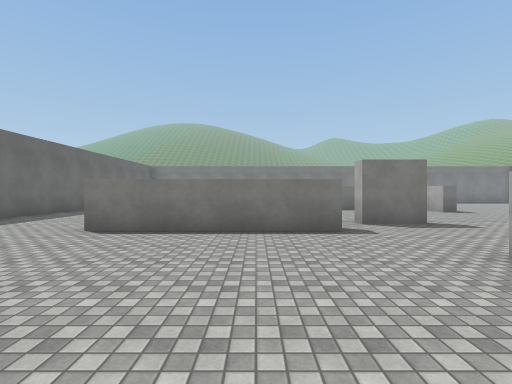
view 1 (above)

20 first-person views from a walk through a Unity game level. The camera is 1.5 m above the floor, looks level and sees 85° across. The floor is counted in squares, 2 m on a side. Each view is taken from the middle of a square. On the plan, view 1 faces up. The plan holds only what a view shows up to about 10 squares ahead; the rest is blank. The place goes on beyond the plan. The player is left out. Some animated figures are not drawn. Surface patterns are stand-ins for the level's own textures.

view 2
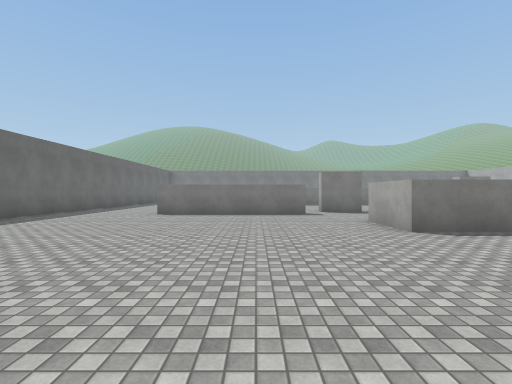

view 3
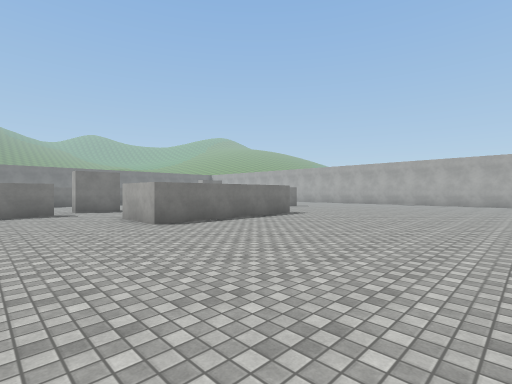

view 4
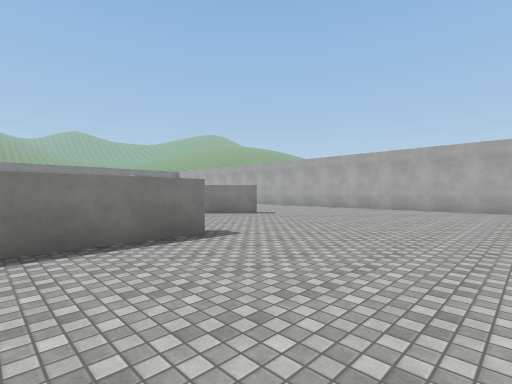

view 5
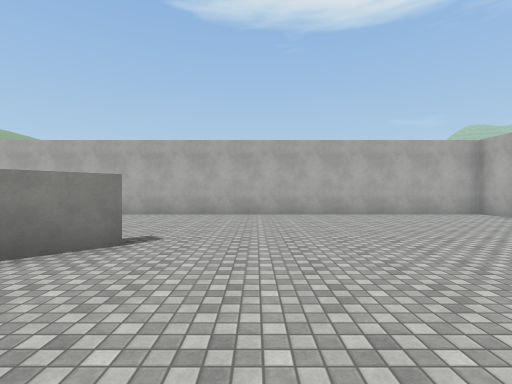

view 6
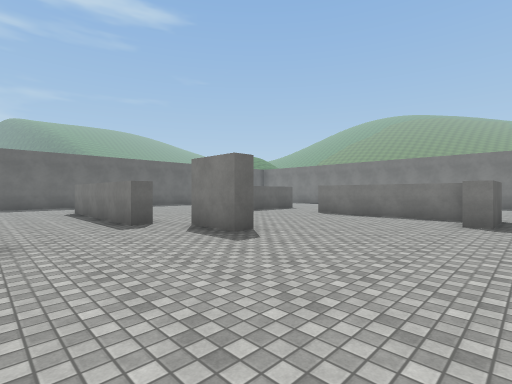

view 7
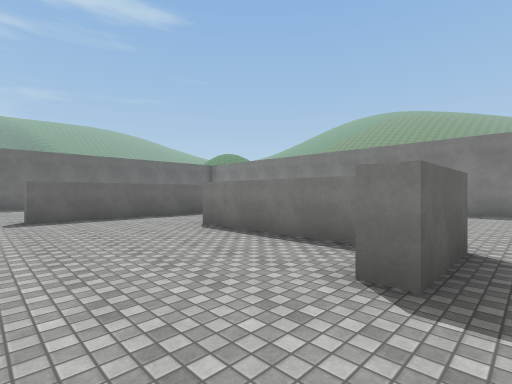

view 8
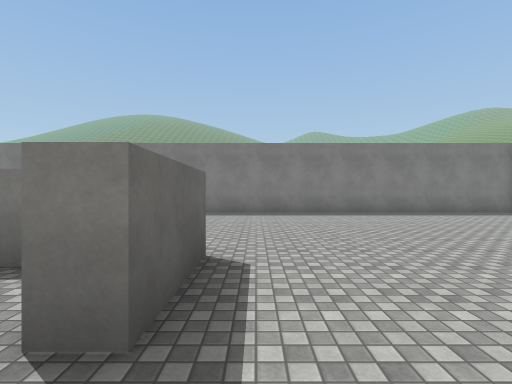

view 9
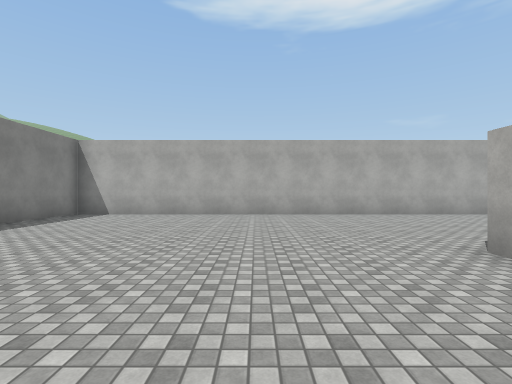

view 10
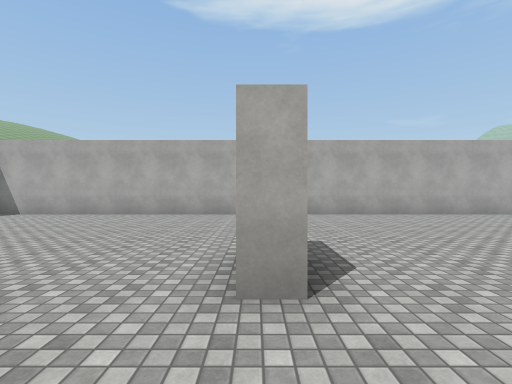

view 11
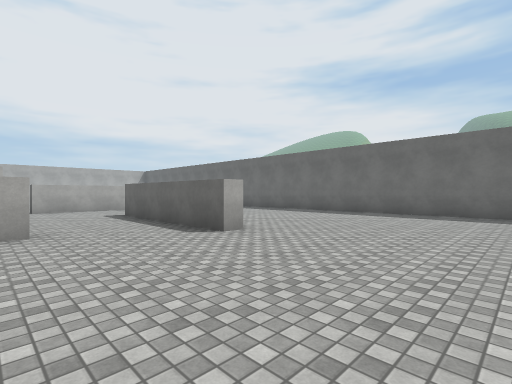

view 12
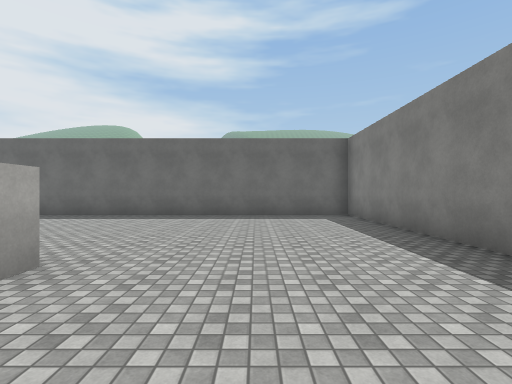

view 13
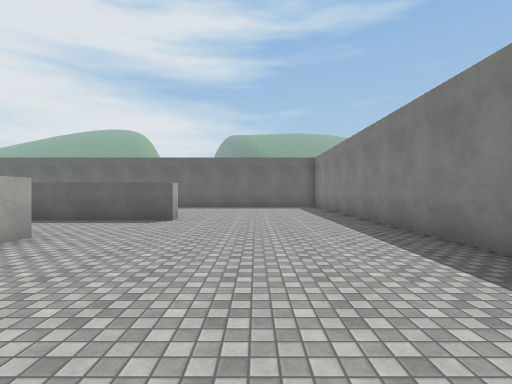

view 14
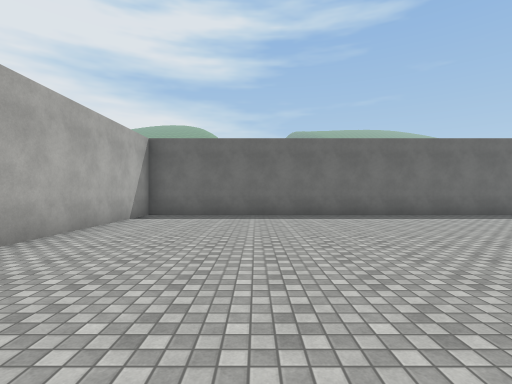

view 15
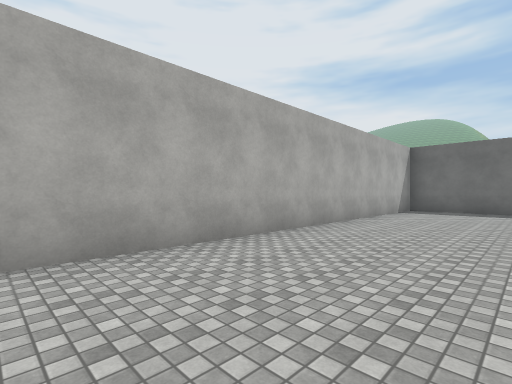

view 16
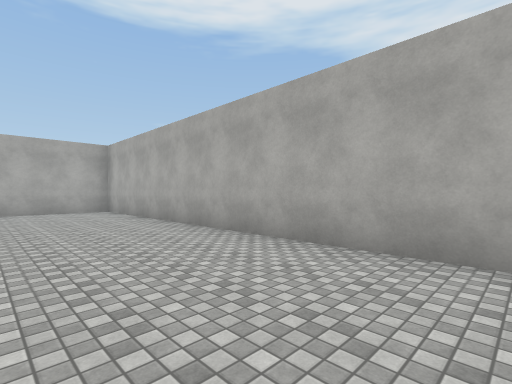

view 17
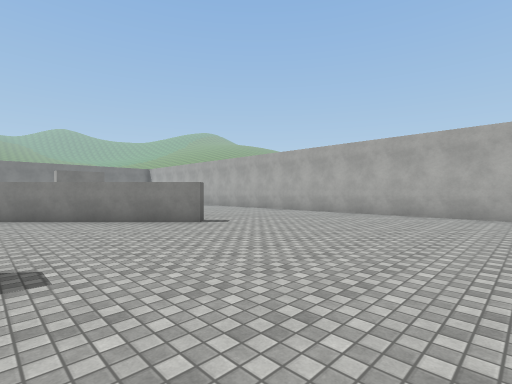

view 18
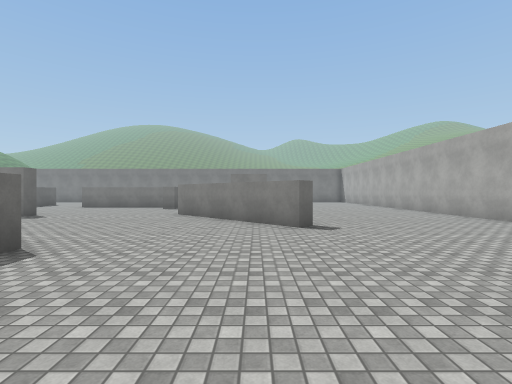

view 19
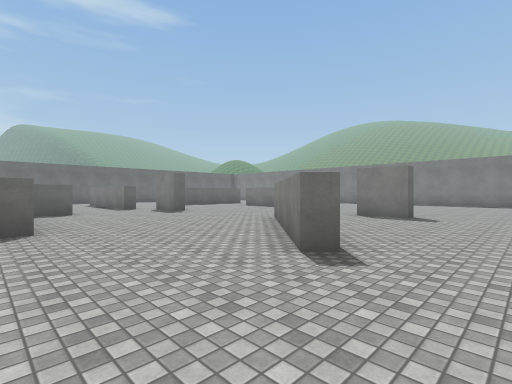

view 20
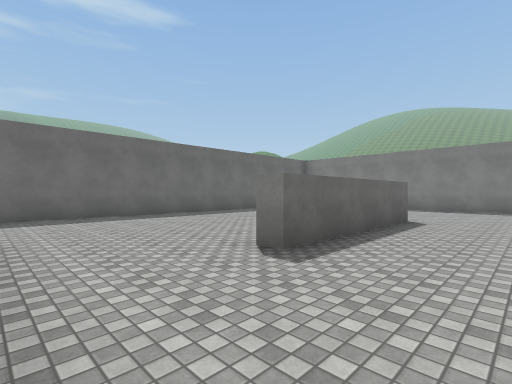

### Floor plan
Points are (right, up) in squares from view 1. A wall is a line through its corners. A room is listed if a view was taken in it or the views show most of it. See-through windows are left out.
Room 1 (views 1, 2, 3, 4, 5, 6, 7, 8, 9, 10, 11, 12, 13, 14, 15, 16, 17, 18, 19, 20)
walls: (4, 7) (4, 6.5) (2.5, 6.5) (2.5, 7); (3.4, 3.2) (3.4, 2.1); (7.9, 1.8) (7.9, 1.2) (2.9, 1.2) (2.9, 3.2); (0.9, 5.9) (1.7, 5.9) (1.7, 5.4) (-3.4, 5.4); (6.8, 11.8) (2.4, 11.8); (12.3, 4.3) (11.9, 3.9) (8.4, 7.4); (7.4, 12.4) (7.4, 10.3) (6.9, 10.3); (11.5, 10.1) (11.5, 9.6) (10, 9.6) (10, 10.2); (2.4, 12.3) (3, 12.3); (-0.9, 13.8) (-0.3, 13.8) (-0.3, 8.8) (-0.9, 8.8); (3.8, 19) (-7.1, 19) (-7.1, -5.5) (17.4, -5.5) (17.4, 19) (6.1, 19)

Positions as (right, up) in squares from view 1, and headings:
1: (0, 0), facing up
2: (0, -4), facing up
3: (0, -5), facing up-right
4: (5, -3), facing up-right
5: (8, 2), facing right
6: (8, 3), facing up-left
7: (8, 8), facing up-left
8: (8, 9), facing up
9: (8, 13), facing right
10: (8, 10), facing right
11: (3, 18), facing down-left
12: (2, 16), facing left
13: (7, 16), facing left
14: (2, -2), facing left
15: (5, -2), facing down-left
16: (6, -2), facing down-right
17: (8, -2), facing up-right
18: (11, -2), facing up
19: (14, 1), facing up-left
20: (2, 6), facing up-left
